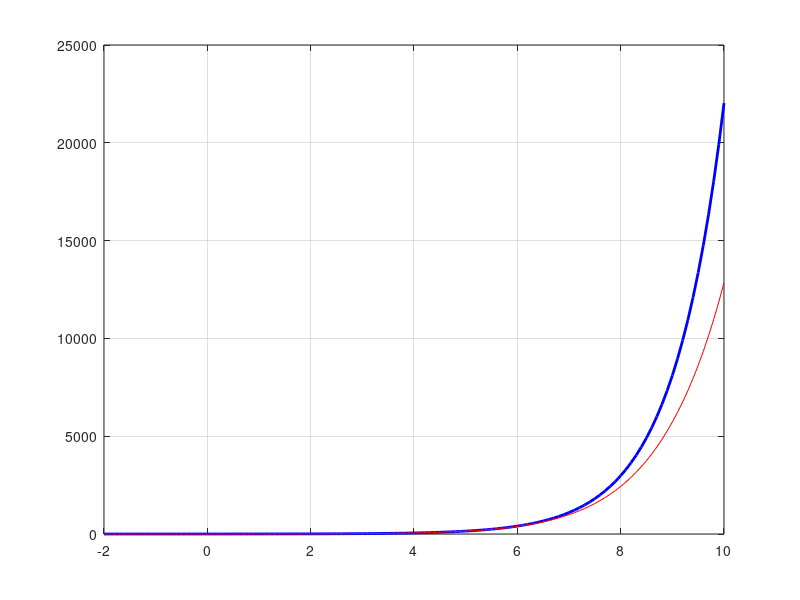

Source code (MATLAB): (Note: this script raises an error after producing the figure.)
clear ll;
clc;
close all;

%%
x = -2:0.1:10;
y = exp(x);

figure();
plot(x, y, 'b-', 'LineWidth', 2.0);
grid on;

%%
N = 10;
yest = 0;

for i = 0:N
  yest = yest + (x .^ i) / factorial(i);
end

hold on;
plot(x, yest, 'r-')


%%
syms z;
f(z)=taylor(exp(z),z,'ExpansionPoint',0,'Order', 20);
yest = f(x);

hold on;
plot(x, yest, 'm*')

%%
legend('exp', 'taylor expasion', 'symbolic taylor expasion');
